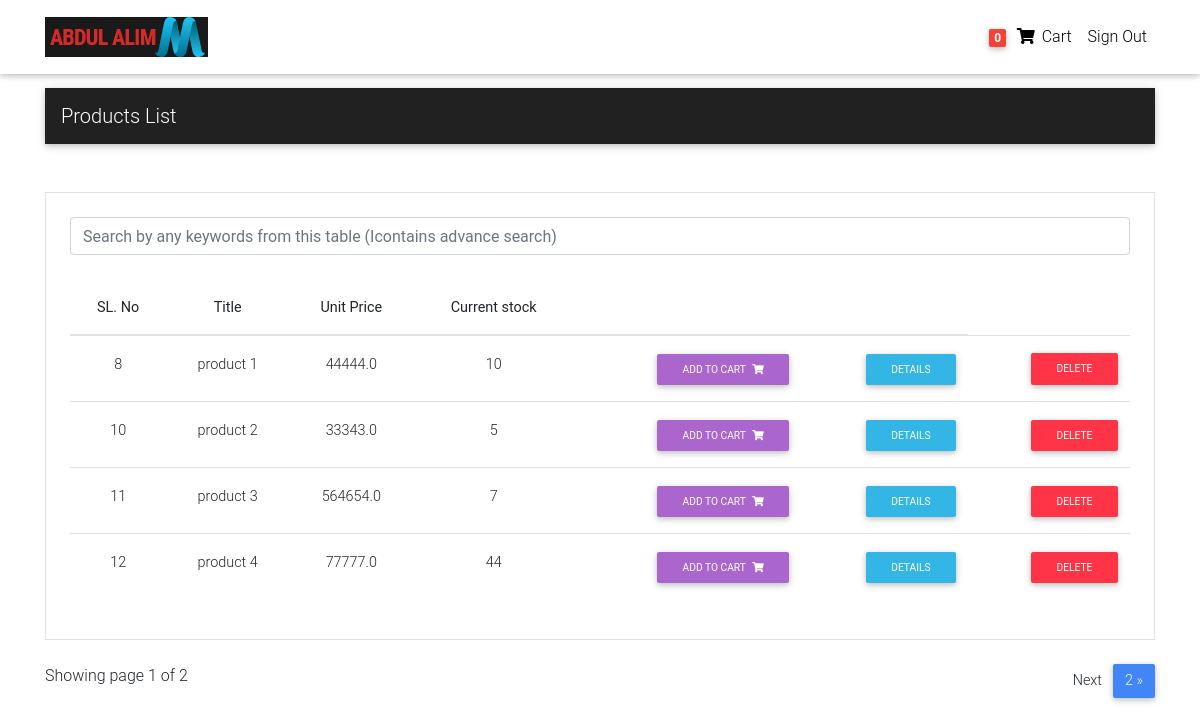
The app's page / (signed in) with its own data.
### management/models.py (models this page shows, shortened)
class Item(models.Model):
    title = models.CharField(max_length=100)
    price = models.FloatField()
    discount_price = models.FloatField(blank=True, null=True)
    category = models.CharField(choices=CATEGORY_CHOICES, max_length=2)
    label = models.CharField(choices=LABEL_CHOICES, max_length=1)
    slug = models.SlugField()
    description = models.TextField()
    image = models.ImageField()
    current_stock = models.IntegerField(default=1)
    def get_absolute_url(self):
        return reverse("ecommerce:product", kwargs={"slug": self.slug})
    def get_add_to_cart_url(self):
        return reverse("ecommerce:add-to-cart", kwargs={"slug": self.slug})

### management/views.py (the view)
# urls.py: path('', HomeView.as_view(), name='home'),
class HomeView(ListView):
    model = Item
    paginate_by = 4
    template_name = "home.html"

### management/templatetags/cart_template_tags.py (called while the page is built)
@register.filter
def cart_item_count(user):
    if user.is_authenticated:
        qs = Order.objects.filter(user=user,ordered=False)
        if qs.exists():
            return qs[0].items.count()
    return 0

### templates/home.html (shortened to what this page needs)
{% extends 'base.html' %}
{% load static %}
{% block content %}
{% if request.user.is_authenticated %}
  <main>
    <div class="container">
      <nav class="navbar navbar-expand-lg navbar-dark bg-dark lighten-3 mt-3 mb-5">
        <span class="navbar-brand" style="text-align: center;">Products List</span>
      </nav>
      {% if object_list %}
      <section class="border p-4 mb-4">
        <div class="input-group mb-4">
          <input type="text" class="form-control" id="searchField" placeholder="Search by any keywords from this table (Icontains advance search)" >
        </div>
        <div id="datatable-advanced-search" class="datatable">
          <div class="datatable-inner table-responsive ps" style="overflow: auto; position: relative;">
            <div class="main-table">
              <table class="table datatable-table">
                <thead class="datatable-header">
                  <tr>
                    <th style="text-align: center;">SL. No</th>
                    <th style="text-align: center;"></i> Title</th>
                    <th style="text-align: center;"> Unit Price</th>
                    <th style="text-align: center;"> Current stock</th>
                    <th></th>
                    <th></th>
                  </tr>
                </thead>
                <tbody>
                  {% for item in object_list %}
                  <tr scope="row">
                    <td style="text-align: center;" >{{item.id}}</td>
                    <td style="text-align: center;" >{{item.title}}</td>
                    <td style="text-align: center;" >{{item.price}}</td>
                    <td style="text-align: center;" >{{item.current_stock}}</td>
                    <td style="text-align: right;"><a href="{{item.get_add_to_cart_url}}" class="btn btn-sm btn-secondary">Add to cart <i class="fas fa-shopping-cart ml-1"></i></a></td>
                    <td style="text-align: right;"><a href="{{item.get_absolute_url}}" class="btn btn-sm btn-info">Details</a></td>
                    <td style="text-align: right;"><a href="{% url 'ecommerce:product-delete' item.id %}" class="btn btn-sm btn-danger">Delete</a></td>
                  </tr>
                  {% endfor %}
                </tbody>
              </table>
            </div>
          </div>
        </div>
      </section>
        <div class="pagination-container">
          <div>
              Showing page {{page_obj.number}} of {{page_obj.paginator.num_pages}}
              <ul class="pagination align-right float-right mr-auto">
                {% if page_obj.has_next %}
                    <li class="page-item"><a class="page-link" href="?page={{page_obj.next_page_number}}">Next</a></li>
                    <li class="page-item active" ><a class="page-link" href="?page={{page_obj.paginator.num_pages}}">{{page_obj.paginator.num_pages}} &raquo;</a></li>
                {% endif %}
            </ul>
          </div>
        </div>
      {% else %}
        <p style="text-align: center;">You have not enough products to display</p>
      {% endif %}
    </div>
  </main>
{% endif %}
{% endblock content %}

### templates/base.html (shortened to what this page needs)
{% load static %}
<!DOCTYPE html>
<html lang="en">
{% include 'head.html' %}
<body>
{% include 'navbar.html' %}
    <div class="mt-5 pt-4">
    </div>
    {% block content %}
    {% endblock content %}
</body>
</html>

### templates/head.html (shortened to what this page needs)
{% load static %}
<head>
  <link rel="stylesheet" href="https://use.fontawesome.com/releases/v5.11.2/css/all.css">
  <link href="{% static 'css/bootstrap.min.css'%}" rel="stylesheet">
  <link href="{% static 'css/mdb.min.css'%}" rel="stylesheet">
  <link href="{% static 'css/style.min.css'%}" rel="stylesheet">
</head>

### templates/navbar.html (shortened to what this page needs)
  {% load static %}
  {% load cart_template_tags %}
  <nav class="navbar fixed-top navbar-expand-lg navbar-light white scrolling-navbar">
    <div class="container">
      <a class="navbar-brand waves-effect" href="{% url 'ecommerce:home' %}">
        <img src="{% static 'img/logo.jpg' %}">
      </a>
      <div class="collapse navbar-collapse" id="navbarSupportedContent">
        <ul class="navbar-nav nav-flex-icons ml-auto">
          {% if request.user.is_authenticated %}
          <li class="nav-item">
            <a href="{% url 'ecommerce:order-summary' %}" class="nav-link waves-effect">
              <span class="badge red z-depth-1 mr-1"> {{request.user | cart_item_count}} </span>
              <i class="fas fa-shopping-cart"></i>
              <span class="clearfix d-none d-sm-inline-block"> Cart </span>
            </a>
          </li>
          <li class="nav-item">
            <a class="nav-link waves-effect" href="{% url 'account_logout' %}">
              <span class="clearfix d-none d-sm-inline-block"> Sign Out </span>
            </a>
          </li>
          {% endif %}
        </ul>
      </div>
    </div>
  </nav>

### templates/scripts.html (shortened to what this page needs)
{% load static %}

### templates/head.html (style rules this page uses)
html, body, header, .carousel { height: 60vh; }

### records on screen
Item: id "8", title "product 1", price "44444.0", current_stock "10"
Item: id "10", title "product 2", price "33343.0", current_stock "5"
Item: id "11", title "product 3", price "564654.0", current_stock "7"
Item: id "12", title "product 4", price "77777.0", current_stock "44"

### other values on screen
{{ request.user | cart_item_count }} "0"
{{ page_obj.number }} "1"
{{ page_obj.paginator.num_pages }} "2"
